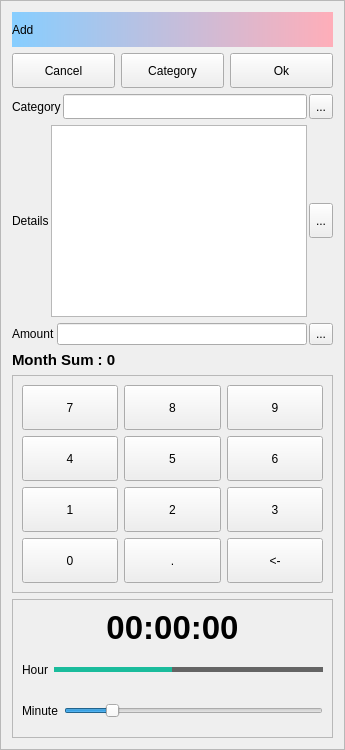
     <widget class="QFrame" name="frameEditRecord">
      <property name="minimumSize">
       <size>
        <width>0</width>
        <height>600</height>
       </size>
      </property>
      <property name="frameShape">
       <enum>QFrame::StyledPanel</enum>
      </property>
      <property name="frameShadow">
       <enum>QFrame::Raised</enum>
      </property>
      <layout class="QVBoxLayout" name="verticalLayout_32">
       <item>
        <widget class="QLabel" name="lblTitleEditRecord">
         <property name="minimumSize">
          <size>
           <width>0</width>
           <height>35</height>
          </size>
         </property>
         <property name="maximumSize">
          <size>
           <width>16777215</width>
           <height>16777215</height>
          </size>
         </property>
         <property name="font">
          <font>
           <bold>false</bold>
          </font>
         </property>
         <property name="styleSheet">
          <string notr="true">QLabel
{
border: 0px solid gray;
border-radius: 0px;
/*padding: 0 8px;*/
/*background: red;*/
 background-color:qlineargradient(spread:pad,x1:1,y1:0,x2:0,y2:0,stop:0 #FFAEB9,stop:1 #87CEFF);  
color:black;
selection-background-color: lightblue;
}</string>
         </property>
         <property name="text">
          <string>Add</string>
         </property>
         <property name="alignment">
          <set>Qt::AlignLeading|Qt::AlignLeft|Qt::AlignVCenter</set>
         </property>
         <property name="wordWrap">
          <bool>true</bool>
         </property>
        </widget>
       </item>
       <item>
        <layout class="QHBoxLayout" name="horizontalLayout_38">
         <item>
          <widget class="QToolButton" name="btnBackEditRecord">
           <property name="sizePolicy">
            <sizepolicy hsizetype="Preferred" vsizetype="Preferred">
             <horstretch>0</horstretch>
             <verstretch>0</verstretch>
            </sizepolicy>
           </property>
           <property name="minimumSize">
            <size>
             <width>0</width>
             <height>35</height>
            </size>
           </property>
           <property name="text">
            <string>Cancel</string>
           </property>
          </widget>
         </item>
         <item>
          <widget class="QToolButton" name="btnType">
           <property name="sizePolicy">
            <sizepolicy hsizetype="Preferred" vsizetype="Preferred">
             <horstretch>0</horstretch>
             <verstretch>0</verstretch>
            </sizepolicy>
           </property>
           <property name="minimumSize">
            <size>
             <width>0</width>
             <height>35</height>
            </size>
           </property>
           <property name="maximumSize">
            <size>
             <width>16777215</width>
             <height>16777215</height>
            </size>
           </property>
           <property name="text">
            <string>Category</string>
           </property>
          </widget>
         </item>
         <item>
          <widget class="QToolButton" name="btnOkEditRecord">
           <property name="sizePolicy">
            <sizepolicy hsizetype="Preferred" vsizetype="Preferred">
             <horstretch>0</horstretch>
             <verstretch>0</verstretch>
            </sizepolicy>
           </property>
           <property name="minimumSize">
            <size>
             <width>0</width>
             <height>35</height>
            </size>
           </property>
           <property name="text">
            <string>Ok</string>
           </property>
          </widget>
         </item>
        </layout>
       </item>
       <item>
        <layout class="QHBoxLayout" name="horizontalLayout_39">
         <property name="spacing">
          <number>2</number>
         </property>
         <item>
          <widget class="QLabel" name="lblCategory">
           <property name="minimumSize">
            <size>
             <width>0</width>
             <height>25</height>
            </size>
           </property>
           <property name="maximumSize">
            <size>
             <width>16777215</width>
             <height>16777215</height>
            </size>
           </property>
           <property name="styleSheet">
            <string notr="true"/>
           </property>
           <property name="text">
            <string>Category</string>
           </property>
          </widget>
         </item>
         <item>
          <widget class="QLineEdit" name="editCategory">
           <property name="sizePolicy">
            <sizepolicy hsizetype="Expanding" vsizetype="Preferred">
             <horstretch>0</horstretch>
             <verstretch>0</verstretch>
            </sizepolicy>
           </property>
           <property name="minimumSize">
            <size>
             <width>0</width>
             <height>0</height>
            </size>
           </property>
           <property name="maximumSize">
            <size>
             <width>16777215</width>
             <height>16777215</height>
            </size>
           </property>
          </widget>
         </item>
         <item>
          <widget class="QToolButton" name="btnClearType">
           <property name="sizePolicy">
            <sizepolicy hsizetype="Preferred" vsizetype="Preferred">
             <horstretch>0</horstretch>
             <verstretch>0</verstretch>
            </sizepolicy>
           </property>
           <property name="minimumSize">
            <size>
             <width>0</width>
             <height>0</height>
            </size>
           </property>
           <property name="maximumSize">
            <size>
             <width>16777215</width>
             <height>35</height>
            </size>
           </property>
           <property name="text">
            <string>...</string>
           </property>
           <property name="icon">
            <iconset resource="../res.qrc">
             <normaloff>:/res/clear.png</normaloff>:/res/clear.png</iconset>
           </property>
           <property name="iconSize">
            <size>
             <width>25</width>
             <height>25</height>
            </size>
           </property>
          </widget>
         </item>
        </layout>
       </item>
       <item>
        <layout class="QHBoxLayout" name="horizontalLayout_40">
         <property name="spacing">
          <number>2</number>
         </property>
         <item>
          <widget class="QLabel" name="lblDetailsType">
           <property name="minimumSize">
            <size>
             <width>0</width>
             <height>25</height>
            </size>
           </property>
           <property name="maximumSize">
            <size>
             <width>16777215</width>
             <height>16777215</height>
            </size>
           </property>
           <property name="text">
            <string>Details</string>
           </property>
          </widget>
         </item>
         <item>
          <widget class="QTextEdit" name="editDetails">
           <property name="styleSheet">
            <string notr="true">/*QTextEdit {border:1px solid #4169E1;}*/</string>
           </property>
          </widget>
         </item>
         <item>
          <widget class="QToolButton" name="btnClearDetails">
           <property name="sizePolicy">
            <sizepolicy hsizetype="Preferred" vsizetype="Preferred">
             <horstretch>0</horstretch>
             <verstretch>0</verstretch>
            </sizepolicy>
           </property>
           <property name="minimumSize">
            <size>
             <width>0</width>
             <height>0</height>
            </size>
           </property>
           <property name="maximumSize">
            <size>
             <width>16777215</width>
             <height>35</height>
            </size>
           </property>
           <property name="text">
            <string>...</string>
           </property>
           <property name="icon">
            <iconset resource="../res.qrc">
             <normaloff>:/res/clear.png</normaloff>:/res/clear.png</iconset>
           </property>
           <property name="iconSize">
            <size>
             <width>25</width>
             <height>25</height>
            </size>
           </property>
          </widget>
         </item>
        </layout>
       </item>
       <item>
        <layout class="QHBoxLayout" name="horizontalLayout_41">
         <property name="spacing">
          <number>2</number>
         </property>
         <item>
          <widget class="QLabel" name="lblAmount">
           <property name="maximumSize">
            <size>
             <width>16777215</width>
             <height>16777215</height>
            </size>
           </property>
           <property name="text">
            <string>Amount</string>
           </property>
          </widget>
         </item>
         <item>
          <widget class="QLineEdit" name="editAmount">
           <property name="minimumSize">
            <size>
             <width>0</width>
             <height>0</height>
            </size>
           </property>
           <property name="maximumSize">
            <size>
             <width>16777215</width>
             <height>35</height>
            </size>
           </property>
           <property name="styleSheet">
            <string notr="true">/*QLineEdit
{
border: 0px solid gray;
border-radius: 0px;
padding: 0 8px;
background-color:qlineargradient(spread:pad,x1:1,y1:0,x2:0,y2:0,stop:0 #FFAEB9,stop:1 #87CEFF);  
color:black;
selection-background-color: lightblue;
}*/</string>
           </property>
           <property name="text">
            <string/>
           </property>
           <property name="clearButtonEnabled">
            <bool>false</bool>
           </property>
          </widget>
         </item>
         <item>
          <widget class="QToolButton" name="btnClearAmount">
           <property name="sizePolicy">
            <sizepolicy hsizetype="Preferred" vsizetype="Preferred">
             <horstretch>0</horstretch>
             <verstretch>0</verstretch>
            </sizepolicy>
           </property>
           <property name="maximumSize">
            <size>
             <width>16777215</width>
             <height>35</height>
            </size>
           </property>
           <property name="text">
            <string>...</string>
           </property>
           <property name="icon">
            <iconset resource="../res.qrc">
             <normaloff>:/res/clear.png</normaloff>:/res/clear.png</iconset>
           </property>
           <property name="iconSize">
            <size>
             <width>25</width>
             <height>25</height>
            </size>
           </property>
          </widget>
         </item>
        </layout>
       </item>
       <item>
        <widget class="QLabel" name="lblMonthSum">
         <property name="font">
          <font>
           <pointsize>11</pointsize>
           <bold>true</bold>
          </font>
         </property>
         <property name="text">
          <string>Month Sum : 0</string>
         </property>
        </widget>
       </item>
       <item>
        <widget class="QFrame" name="f_Number">
         <property name="frameShape">
          <enum>QFrame::StyledPanel</enum>
         </property>
         <property name="frameShadow">
          <enum>QFrame::Raised</enum>
         </property>
         <layout class="QGridLayout" name="gridLayout">
          <item row="3" column="0">
           <layout class="QHBoxLayout" name="horizontalLayout_42">
            <item>
             <widget class="QToolButton" name="btn1">
              <property name="sizePolicy">
               <sizepolicy hsizetype="Preferred" vsizetype="Fixed">
                <horstretch>0</horstretch>
                <verstretch>0</verstretch>
               </sizepolicy>
              </property>
              <property name="minimumSize">
               <size>
                <width>45</width>
                <height>45</height>
               </size>
              </property>
              <property name="text">
               <string>1</string>
              </property>
             </widget>
            </item>
            <item>
             <widget class="QToolButton" name="btn2">
              <property name="sizePolicy">
               <sizepolicy hsizetype="Preferred" vsizetype="Fixed">
                <horstretch>0</horstretch>
                <verstretch>0</verstretch>
               </sizepolicy>
              </property>
              <property name="minimumSize">
               <size>
                <width>45</width>
                <height>45</height>
               </size>
              </property>
              <property name="text">
               <string>2</string>
              </property>
             </widget>
            </item>
            <item>
             <widget class="QToolButton" name="btn3">
              <property name="sizePolicy">
               <sizepolicy hsizetype="Preferred" vsizetype="Fixed">
                <horstretch>0</horstretch>
                <verstretch>0</verstretch>
               </sizepolicy>
              </property>
              <property name="minimumSize">
               <size>
                <width>45</width>
                <height>45</height>
               </size>
              </property>
              <property name="text">
               <string>3</string>
              </property>
             </widget>
            </item>
           </layout>
          </item>
          <item row="4" column="0">
           <layout class="QHBoxLayout" name="horizontalLayout_43">
            <item>
             <widget class="QToolButton" name="btn0">
              <property name="sizePolicy">
               <sizepolicy hsizetype="Preferred" vsizetype="Fixed">
                <horstretch>0</horstretch>
                <verstretch>0</verstretch>
               </sizepolicy>
              </property>
              <property name="minimumSize">
               <size>
                <width>45</width>
                <height>45</height>
               </size>
              </property>
              <property name="text">
               <string>0</string>
              </property>
             </widget>
            </item>
            <item>
             <widget class="QToolButton" name="btnDot">
              <property name="sizePolicy">
               <sizepolicy hsizetype="Preferred" vsizetype="Fixed">
                <horstretch>0</horstretch>
                <verstretch>0</verstretch>
               </sizepolicy>
              </property>
              <property name="minimumSize">
               <size>
                <width>45</width>
                <height>45</height>
               </size>
              </property>
              <property name="text">
               <string>.</string>
              </property>
             </widget>
            </item>
            <item>
             <widget class="QToolButton" name="btnDel_Number">
              <property name="sizePolicy">
               <sizepolicy hsizetype="Preferred" vsizetype="Fixed">
                <horstretch>0</horstretch>
                <verstretch>0</verstretch>
               </sizepolicy>
              </property>
              <property name="minimumSize">
               <size>
                <width>45</width>
                <height>45</height>
               </size>
              </property>
              <property name="text">
               <string>&lt;-</string>
              </property>
             </widget>
            </item>
           </layout>
          </item>
          <item row="2" column="0">
           <layout class="QHBoxLayout" name="horizontalLayout_44">
            <item>
             <widget class="QToolButton" name="btn4">
              <property name="sizePolicy">
               <sizepolicy hsizetype="Preferred" vsizetype="Fixed">
                <horstretch>0</horstretch>
                <verstretch>0</verstretch>
               </sizepolicy>
              </property>
              <property name="minimumSize">
               <size>
                <width>45</width>
                <height>45</height>
               </size>
              </property>
              <property name="text">
               <string>4</string>
              </property>
             </widget>
            </item>
            <item>
             <widget class="QToolButton" name="btn5">
              <property name="sizePolicy">
               <sizepolicy hsizetype="Preferred" vsizetype="Fixed">
                <horstretch>0</horstretch>
                <verstretch>0</verstretch>
               </sizepolicy>
              </property>
              <property name="minimumSize">
               <size>
                <width>45</width>
                <height>45</height>
               </size>
              </property>
              <property name="text">
               <string>5</string>
              </property>
             </widget>
            </item>
            <item>
             <widget class="QToolButton" name="btn6">
              <property name="sizePolicy">
               <sizepolicy hsizetype="Preferred" vsizetype="Fixed">
                <horstretch>0</horstretch>
                <verstretch>0</verstretch>
               </sizepolicy>
              </property>
              <property name="minimumSize">
               <size>
                <width>45</width>
                <height>45</height>
               </size>
              </property>
              <property name="text">
               <string>6</string>
              </property>
             </widget>
            </item>
           </layout>
          </item>
          <item row="1" column="0">
           <layout class="QHBoxLayout" name="horizontalLayout_45">
            <item>
             <widget class="QToolButton" name="btn7">
              <property name="sizePolicy">
               <sizepolicy hsizetype="Preferred" vsizetype="Fixed">
                <horstretch>0</horstretch>
                <verstretch>0</verstretch>
               </sizepolicy>
              </property>
              <property name="minimumSize">
               <size>
                <width>45</width>
                <height>45</height>
               </size>
              </property>
              <property name="text">
               <string>7</string>
              </property>
             </widget>
            </item>
            <item>
             <widget class="QToolButton" name="btn8">
              <property name="sizePolicy">
               <sizepolicy hsizetype="Preferred" vsizetype="Fixed">
                <horstretch>0</horstretch>
                <verstretch>0</verstretch>
               </sizepolicy>
              </property>
              <property name="minimumSize">
               <size>
                <width>45</width>
                <height>45</height>
               </size>
              </property>
              <property name="text">
               <string>8</string>
              </property>
             </widget>
            </item>
            <item>
             <widget class="QToolButton" name="btn9">
              <property name="sizePolicy">
               <sizepolicy hsizetype="Preferred" vsizetype="Fixed">
                <horstretch>0</horstretch>
                <verstretch>0</verstretch>
               </sizepolicy>
              </property>
              <property name="minimumSize">
               <size>
                <width>45</width>
                <height>45</height>
               </size>
              </property>
              <property name="text">
               <string>9</string>
              </property>
             </widget>
            </item>
           </layout>
          </item>
         </layout>
        </widget>
       </item>
       <item>
        <widget class="QFrame" name="f_Timing">
         <property name="minimumSize">
          <size>
           <width>0</width>
           <height>130</height>
          </size>
         </property>
         <property name="maximumSize">
          <size>
           <width>16777215</width>
           <height>160</height>
          </size>
         </property>
         <property name="frameShape">
          <enum>QFrame::StyledPanel</enum>
         </property>
         <property name="frameShadow">
          <enum>QFrame::Raised</enum>
         </property>
         <layout class="QVBoxLayout" name="verticalLayout_31">
          <item>
           <widget class="QLabel" name="lblTime">
            <property name="minimumSize">
             <size>
              <width>0</width>
              <height>0</height>
             </size>
            </property>
            <property name="font">
             <font>
              <pointsize>25</pointsize>
              <bold>true</bold>
             </font>
            </property>
            <property name="text">
             <string>00:00:00</string>
            </property>
            <property name="alignment">
             <set>Qt::AlignCenter</set>
            </property>
           </widget>
          </item>
          <item>
           <layout class="QHBoxLayout" name="horizontalLayout_46">
            <item>
             <widget class="QLabel" name="label_4">
              <property name="text">
               <string>Hour</string>
              </property>
             </widget>
            </item>
            <item>
             <widget class="QSlider" name="hsH">
              <property name="sizePolicy">
               <sizepolicy hsizetype="Expanding" vsizetype="Fixed">
                <horstretch>0</horstretch>
                <verstretch>0</verstretch>
               </sizepolicy>
              </property>
              <property name="minimumSize">
               <size>
                <width>0</width>
                <height>35</height>
               </size>
              </property>
              <property name="styleSheet">
               <string notr="true">QSlider::groove:horizontal {
  border: 0px solid #bbb;
}
 
QSlider::sub-page:horizontal {
  background: #1ABC9C;
  border-radius: 0px;
  margin-top: 15px;
  margin-bottom: 15px;
}
 
QSlider::add-page:horizontal {
  background: rgb(100,100,100);
  border: 0px solid #777; 
  border-radius: 0px; 
  margin-top: 15px; 
  margin-bottom: 15px; 
}
 
QSlider::handle:horizontal { 
  background: rgb(255,255,255); 
  border: 1px solid rgba(10,10,10,255); 
border-image: url(&quot;:/res/qslider_btn.png&quot;);	
  width: 25px; 
  height: 15px; 
  border-radius: 0px; 
  margin-top: 5px; 
  margin-bottom: 5px; 
}
 
QSlider::handle:horizontal:hover { 
  background: rgb(0,191,255); 
  border: 1px solid rgba(25,25,25,255); 
  border-radius: 0px; 
}
 
QSlider::sub-page:horizontal:disabled { 
  background: #bbb; 
  border-color: #999; 
}
 
QSlider::add-page:horizontal:disabled { 
  background: #eee; 
  border-color: #999; 
}
 
QSlider::handle:horizontal:disabled { 
  background: #eee; 
  border: 1px solid #aaa; 
  border-radius: 4px; 
}</string>
              </property>
              <property name="maximum">
               <number>23</number>
              </property>
              <property name="pageStep">
               <number>1</number>
              </property>
              <property name="value">
               <number>10</number>
              </property>
              <property name="orientation">
               <enum>Qt::Horizontal</enum>
              </property>
             </widget>
            </item>
           </layout>
          </item>
          <item>
           <layout class="QHBoxLayout" name="horizontalLayout_47">
            <item>
             <widget class="QLabel" name="label_5">
              <property name="text">
               <string>Minute</string>
              </property>
             </widget>
            </item>
            <item>
             <widget class="QSlider" name="hsM">
              <property name="minimumSize">
               <size>
                <width>0</width>
                <height>35</height>
               </size>
              </property>
              <property name="maximum">
               <number>59</number>
              </property>
              <property name="pageStep">
               <number>1</number>
              </property>
              <property name="value">
               <number>10</number>
              </property>
              <property name="orientation">
               <enum>Qt::Horizontal</enum>
              </property>
             </widget>
            </item>
           </layout>
          </item>
         </layout>
        </widget>
       </item>
      </layout>
     </widget>
